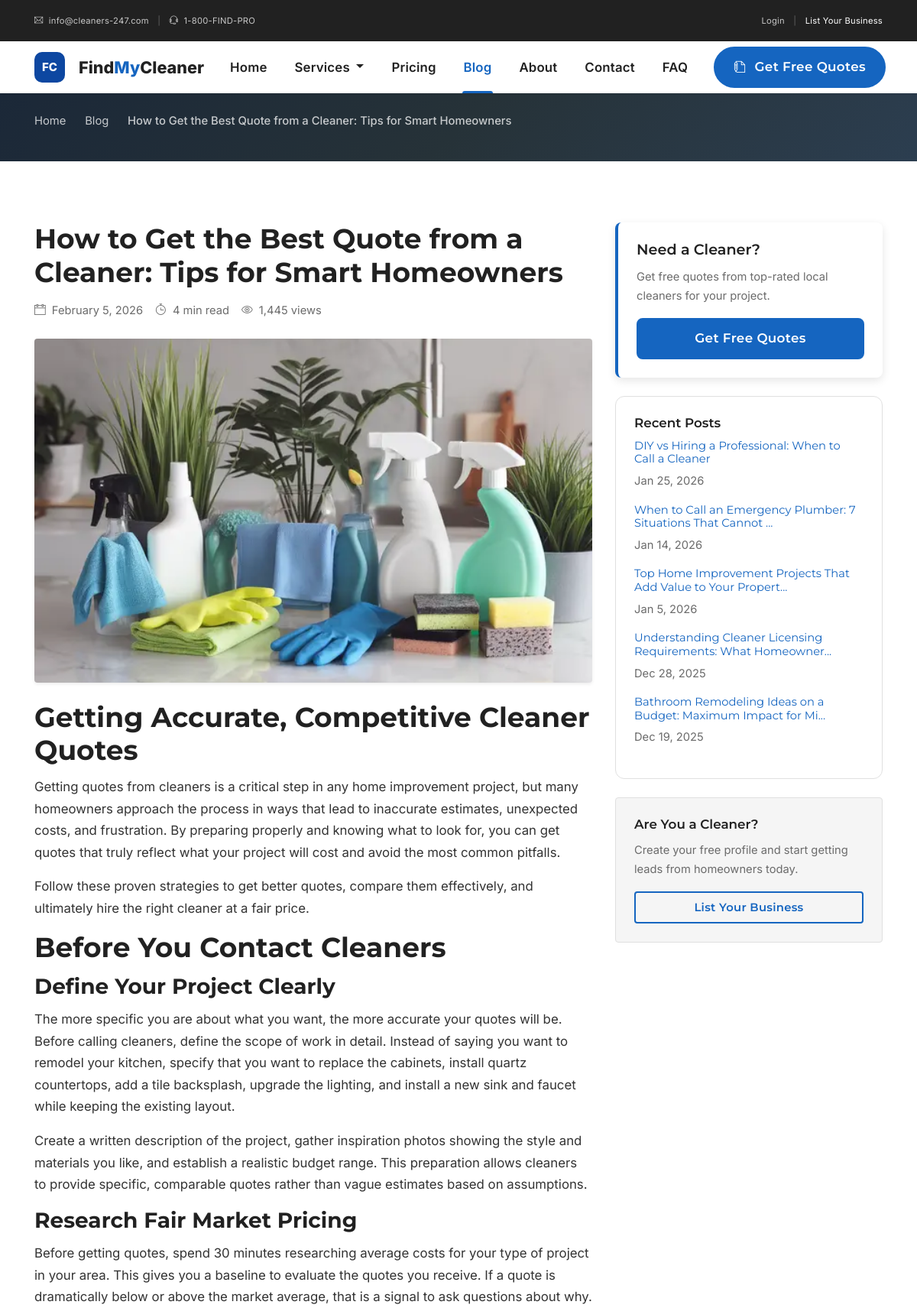
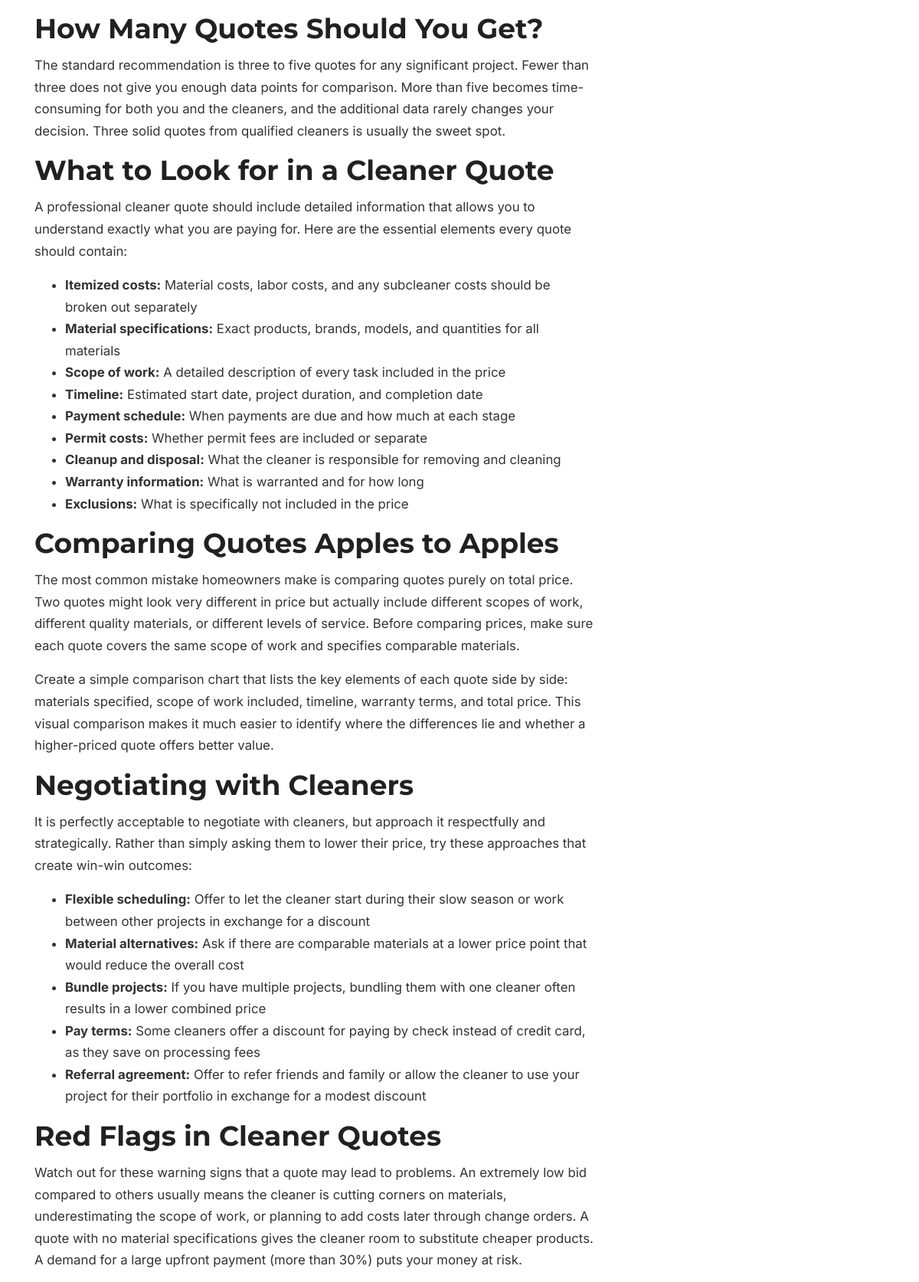
Page /blog/how-to-get-the-best-quote-from-a-cleaner (upper part) on the committed database (2 pictures, top to bottom).
### tables this page shows
CREATE TABLE IF NOT EXISTS `pages` (
    `id` INT UNSIGNED AUTO_INCREMENT PRIMARY KEY,
    `title` VARCHAR(300) NOT NULL,
    `slug` VARCHAR(300) NOT NULL UNIQUE,
    `content` LONGTEXT,
    `excerpt` TEXT,
    `image` VARCHAR(500) DEFAULT NULL,
    `type` ENUM('blog','page') NOT NULL DEFAULT 'blog',
    `category_id` INT UNSIGNED DEFAULT NULL,
    `author_id` INT UNSIGNED DEFAULT NULL,
    `meta_title` VARCHAR(200) DEFAULT NULL,
    `meta_description` VARCHAR(300) DEFAULT NULL,
    `status` ENUM('published','draft') NOT NULL DEFAULT 'draft',
    `views` INT UNSIGNED NOT NULL DEFAULT 0,
    `published_at` DATETIME DEFAULT NULL,
    `created_at` DATETIME NOT NULL DEFAULT CURRENT_TIMESTAMP,
    `updated_at` DATETIME NOT NULL DEFAULT CURRENT_TIMESTAMP ON UPDATE CURRENT_TIMESTAMP,
    INDEX `idx_slug` (`slug`),
    INDEX `idx_type_status` (`type`, `status`),
    INDEX `idx_published` (`published_at`),
    FULLTEXT INDEX `ft_search` (`title`, `content`),
    CONSTRAINT `fk_pages_author` FOREIGN KEY (`author_id`) REFERENCES `users`(`id`) ON DELETE SET NULL
);

### blog-single.php (the view, shortened to what this page needs)
<?php
require_once 'includes/inc_helpers.php';
$db = get_db();
$slug = $_GET['slug'] ?? '';
$stmt = $db->prepare("SELECT * FROM pages WHERE slug = ? AND type = 'blog' AND status = 'published'");
$stmt->execute([$slug]);
$post = $stmt->fetch();
try {
    $db->prepare("UPDATE pages SET views = COALESCE(views, 0) + 1 WHERE id = ?")->execute([$post['id']]);
} catch (Exception $e) {
}
$breadcrumbs = [
    ['name' => 'Home', 'url' => '/'],
    ['name' => 'Blog', 'url' => '/blog'],
    ['name' => $post['title'], 'url' => '']
];
$stmt = $db->prepare("
    SELECT id, title, slug, image, published_at, created_at
    FROM pages
    WHERE type = 'blog' AND status = 'published' AND id != ?
    ORDER BY published_at DESC
    LIMIT 5
");
$stmt->execute([$post['id']]);
$recent_posts = $stmt->fetchAll();
?>
<!DOCTYPE html>
<html lang="en">
<head>
    <?php include 'includes/inc_head.php'; ?>
</head>
<body>
<?php include 'includes/inc_header.php'; ?>
<section class="page-header py-4">
    <div class="container">
        <?php echo render_breadcrumbs($breadcrumbs); ?>
    </div>
</section>
<section class="section-padding">
    <div class="container">
        <div class="row">
            <div class="col-lg-8">
                <article>
                    <header class="mb-4">
                        <h1 class="h2 mb-3"><?php echo e($post['title']); ?></h1>
                        <?php $word_count = str_word_count(strip_tags($post['content'] ?? '')); $read_time = max(1, ceil($word_count / 230)); ?>
                        <div class="d-flex flex-wrap align-items-center text-muted small mb-3">
                            <span class="mr-3"><i class="ti-calendar mr-1"></i> <?php echo date('F j, Y', strtotime($post['published_at'] ?? $post['created_at'])); ?></span>
                            <span class="mr-3"><i class="ti-timer mr-1"></i> <?php echo $read_time; ?> min read</span>
                            <?php if (!empty($post['views'])): ?>
                            <span><i class="ti-eye mr-1"></i> <?php echo number_format($post['views']); ?> views</span>
                            <?php endif; ?>
                        </div>
                    </header>
                    <div class="mb-4">
                        <img src="<?php echo e($post['image'] ?: '/images/blog-default.webp'); ?>" alt="<?php echo e($post['title']); ?>" class="img-fluid rounded shadow-sm w-100" style="max-height:450px;object-fit:cover;">
                    </div>
                    <div class="blog-content">
                        <?php echo $post['content']; ?>
                    </div>
                </article>
            </div>
            <div class="col-lg-4">
                <div class="sidebar">
                    <div class="sidebar-cta mb-4">
                        <h5>Need a Cleaner?</h5>
                        <p class="small">Get free quotes from top-rated local cleaners for your project.</p>
                        <a href="/get-quotes" class="btn btn-primary btn-block">Get Free Quotes</a>
                    </div>
                    <?php if (!empty($recent_posts)): ?>
                    <div class="sidebar-widget mb-4">
                        <h6 class="sidebar-title">Recent Posts</h6>
                        <?php foreach ($recent_posts as $rp): ?>
                        <div class="d-flex mb-3">
                            <div>
                                <h6 class="mb-1 small"><a href="/blog/<?php echo e($rp['slug']); ?>"><?php echo e(truncate($rp['title'], 60)); ?></a></h6>
                                <small class="text-muted"><?php echo date('M j, Y', strtotime($rp['published_at'] ?? $rp['created_at'])); ?></small>
                            </div>
                        </div>
                        <?php endforeach; ?>
                    </div>
                    <?php endif; ?>
                    <div class="sidebar-widget mb-4 p-4 bg-light rounded">
                        <h6>Are You a Cleaner?</h6>
                        <p class="text-muted small">Create your free profile and start getting leads from homeowners today.</p>
                        <a href="/join" class="btn btn-outline-primary btn-block btn-sm">List Your Business</a>
                    </div>
                </div>
            </div>
        </div>
    </div>
</section>
<?php include 'includes/inc_footer.php'; ?>

### rows in the picture
pages: title "How to Get the Best Quote from a Cleaner: Tips for Smart Homeowners", published_at "February 5, 2026", content "4", views "1,445", content "Getting Accurate, Competitive Cleaner Quotes Getting quotes from cleaners is a critical step in any home improvement project, but many homeowners approach the process in ways that lead to inaccurate estimates, unexpected costs, and frustration. By preparing properly and knowing what to look for, you can get quotes that truly reflect what your project will cost and avoid the most common pitfalls. Follow these proven strategies to get better quotes, compare them effectively, and ultimately hire the right cleaner at a fair price. Before You Contact Cleaners Define Your Project Clearly The more specific you are about what you want, the more accurate your quotes will be. Before calling cleaners,…"
pages: title "DIY vs Hiring a Professional: When to Call a Cleaner", published_at "Jan 25, 2026"
pages: title "When to Call an Emergency Plumber: 7 Situations That Cannot ...", published_at "Jan 14, 2026"
pages: title "Top Home Improvement Projects That Add Value to Your Propert...", published_at "Jan 5, 2026"
pages: title "Understanding Cleaner Licensing Requirements: What Homeowner...", published_at "Dec 28, 2025"
pages: title "Bathroom Remodeling Ideas on a Budget: Maximum Impact for Mi...", published_at "Dec 19, 2025"

### other values in the picture
$item['name'] "Home"
$item['name'] "Blog"
$item['name'] "How to Get the Best Quote from a Cleaner: Tips for Smart Homeowners"
